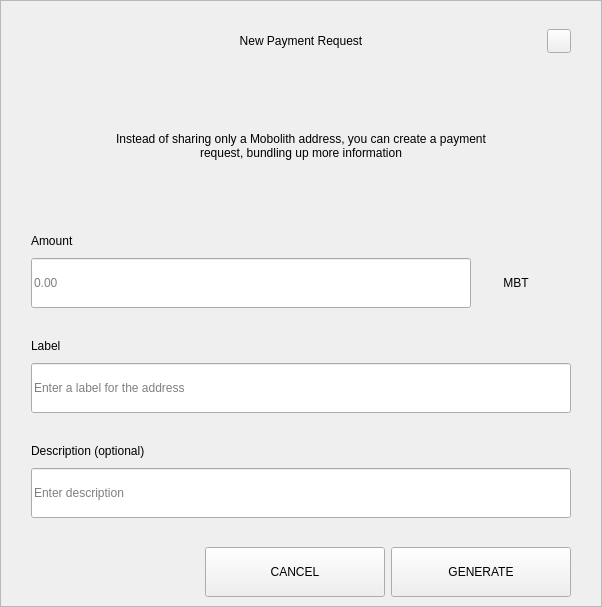
<?xml version="1.0" encoding="UTF-8"?>
<ui version="4.0">
 <class>RequestDialog</class>
 <widget class="QDialog" name="RequestDialog">
  <property name="geometry">
   <rect>
    <x>0</x>
    <y>0</y>
    <width>602</width>
    <height>607</height>
   </rect>
  </property>
  <property name="windowTitle">
   <string>Dialog</string>
  </property>
  <layout class="QVBoxLayout" name="verticalLayout_5">
   <property name="spacing">
    <number>0</number>
   </property>
   <property name="leftMargin">
    <number>0</number>
   </property>
   <property name="topMargin">
    <number>0</number>
   </property>
   <property name="rightMargin">
    <number>0</number>
   </property>
   <property name="bottomMargin">
    <number>0</number>
   </property>
   <item>
    <widget class="QFrame" name="frame">
     <property name="styleSheet">
      <string notr="true"/>
     </property>
     <property name="frameShape">
      <enum>QFrame::StyledPanel</enum>
     </property>
     <property name="frameShadow">
      <enum>QFrame::Raised</enum>
     </property>
     <layout class="QVBoxLayout" name="verticalLayout_4" stretch="1,0,0">
      <property name="spacing">
       <number>0</number>
      </property>
      <property name="leftMargin">
       <number>30</number>
      </property>
      <property name="topMargin">
       <number>20</number>
      </property>
      <property name="rightMargin">
       <number>30</number>
      </property>
      <property name="bottomMargin">
       <number>0</number>
      </property>
      <item>
       <layout class="QHBoxLayout" name="horizontalLayout_3">
        <property name="spacing">
         <number>0</number>
        </property>
        <item>
         <spacer name="horizontalSpacer_21">
          <property name="orientation">
           <enum>Qt::Horizontal</enum>
          </property>
          <property name="sizeHint" stdset="0">
           <size>
            <width>40</width>
            <height>20</height>
           </size>
          </property>
         </spacer>
        </item>
        <item>
         <widget class="QLabel" name="labelTitle">
          <property name="minimumSize">
           <size>
            <width>0</width>
            <height>40</height>
           </size>
          </property>
          <property name="maximumSize">
           <size>
            <width>16777215</width>
            <height>40</height>
           </size>
          </property>
          <property name="styleSheet">
           <string notr="true">padding-left:24px;</string>
          </property>
          <property name="text">
           <string>New Payment Request</string>
          </property>
          <property name="alignment">
           <set>Qt::AlignCenter</set>
          </property>
          <property name="margin">
           <number>7</number>
          </property>
         </widget>
        </item>
        <item>
         <spacer name="horizontalSpacer">
          <property name="orientation">
           <enum>Qt::Horizontal</enum>
          </property>
          <property name="sizeHint" stdset="0">
           <size>
            <width>40</width>
            <height>20</height>
           </size>
          </property>
         </spacer>
        </item>
        <item>
         <widget class="QPushButton" name="btnEsc">
          <property name="minimumSize">
           <size>
            <width>24</width>
            <height>24</height>
           </size>
          </property>
          <property name="maximumSize">
           <size>
            <width>24</width>
            <height>24</height>
           </size>
          </property>
          <property name="focusPolicy">
           <enum>Qt::NoFocus</enum>
          </property>
          <property name="text">
           <string/>
          </property>
         </widget>
        </item>
       </layout>
      </item>
      <item>
       <widget class="QStackedWidget" name="stack">
        <property name="minimumSize">
         <size>
          <width>540</width>
          <height>0</height>
         </size>
        </property>
        <property name="maximumSize">
         <size>
          <width>540</width>
          <height>16777215</height>
         </size>
        </property>
        <property name="currentIndex">
         <number>0</number>
        </property>
        <widget class="QWidget" name="page_1">
         <property name="minimumSize">
          <size>
           <width>540</width>
           <height>0</height>
          </size>
         </property>
         <property name="maximumSize">
          <size>
           <width>540</width>
           <height>16777215</height>
          </size>
         </property>
         <layout class="QVBoxLayout" name="layout1">
          <property name="spacing">
           <number>0</number>
          </property>
          <property name="leftMargin">
           <number>0</number>
          </property>
          <property name="topMargin">
           <number>0</number>
          </property>
          <property name="rightMargin">
           <number>0</number>
          </property>
          <property name="bottomMargin">
           <number>0</number>
          </property>
          <item>
           <spacer name="verticalSpacer_21">
            <property name="orientation">
             <enum>Qt::Vertical</enum>
            </property>
            <property name="sizeType">
             <enum>QSizePolicy::Fixed</enum>
            </property>
            <property name="sizeHint" stdset="0">
             <size>
              <width>20</width>
              <height>30</height>
             </size>
            </property>
           </spacer>
          </item>
          <item alignment="Qt::AlignHCenter">
           <widget class="QLabel" name="labelMessage">
            <property name="minimumSize">
             <size>
              <width>400</width>
              <height>50</height>
             </size>
            </property>
            <property name="text">
             <string>Instead of sharing only a Mobolith address, you can create a payment request, bundling up more information</string>
            </property>
            <property name="alignment">
             <set>Qt::AlignCenter</set>
            </property>
            <property name="wordWrap">
             <bool>true</bool>
            </property>
           </widget>
          </item>
          <item alignment="Qt::AlignBottom">
           <widget class="QWidget" name="containerAmount" native="true">
            <layout class="QVBoxLayout" name="verticalLayout">
             <property name="spacing">
              <number>9</number>
             </property>
             <property name="leftMargin">
              <number>0</number>
             </property>
             <property name="topMargin">
              <number>0</number>
             </property>
             <property name="rightMargin">
              <number>0</number>
             </property>
             <property name="bottomMargin">
              <number>0</number>
             </property>
             <item>
              <widget class="QLabel" name="labelSubtitleAmount">
               <property name="minimumSize">
                <size>
                 <width>350</width>
                 <height>16</height>
                </size>
               </property>
               <property name="maximumSize">
                <size>
                 <width>16777215</width>
                 <height>16</height>
                </size>
               </property>
               <property name="text">
                <string>Amount</string>
               </property>
              </widget>
             </item>
             <item alignment="Qt::AlignTop">
              <widget class="QWidget" name="layoutAmount" native="true">
               <layout class="QHBoxLayout" name="horizontalLayout" stretch="2,0">
                <property name="spacing">
                 <number>0</number>
                </property>
                <property name="leftMargin">
                 <number>0</number>
                </property>
                <property name="topMargin">
                 <number>0</number>
                </property>
                <property name="rightMargin">
                 <number>0</number>
                </property>
                <property name="bottomMargin">
                 <number>0</number>
                </property>
                <item>
                 <widget class="QLineEdit" name="lineEditAmount">
                  <property name="minimumSize">
                   <size>
                    <width>0</width>
                    <height>50</height>
                   </size>
                  </property>
                  <property name="maximumSize">
                   <size>
                    <width>16777215</width>
                    <height>50</height>
                   </size>
                  </property>
                  <property name="placeholderText">
                   <string notr="true">0.00</string>
                  </property>
                 </widget>
                </item>
                <item>
                 <widget class="QWidget" name="comboContainer" native="true">
                  <property name="minimumSize">
                   <size>
                    <width>100</width>
                    <height>50</height>
                   </size>
                  </property>
                  <property name="maximumSize">
                   <size>
                    <width>16777215</width>
                    <height>50</height>
                   </size>
                  </property>
                  <layout class="QHBoxLayout" name="horizontalLayout_31">
                   <property name="spacing">
                    <number>0</number>
                   </property>
                   <property name="leftMargin">
                    <number>0</number>
                   </property>
                   <property name="topMargin">
                    <number>0</number>
                   </property>
                   <property name="rightMargin">
                    <number>10</number>
                   </property>
                   <property name="bottomMargin">
                    <number>0</number>
                   </property>
                   <item>
                    <widget class="QLabel" name="comboBoxCoin">
                     <property name="text">
                      <string>MBT</string>
                     </property>
                     <property name="alignment">
                      <set>Qt::AlignCenter</set>
                     </property>
                    </widget>
                   </item>
                  </layout>
                 </widget>
                </item>
               </layout>
              </widget>
             </item>
            </layout>
           </widget>
          </item>
          <item>
           <spacer name="verticalSpacer_31">
            <property name="orientation">
             <enum>Qt::Vertical</enum>
            </property>
            <property name="sizeType">
             <enum>QSizePolicy::Fixed</enum>
            </property>
            <property name="sizeHint" stdset="0">
             <size>
              <width>20</width>
              <height>30</height>
             </size>
            </property>
           </spacer>
          </item>
          <item>
           <layout class="QVBoxLayout" name="verticalLayoutLabel">
            <property name="spacing">
             <number>9</number>
            </property>
            <item>
             <widget class="QLabel" name="labelSubtitleLabel">
              <property name="minimumSize">
               <size>
                <width>0</width>
                <height>16</height>
               </size>
              </property>
              <property name="maximumSize">
               <size>
                <width>16777215</width>
                <height>16</height>
               </size>
              </property>
              <property name="text">
               <string>Label</string>
              </property>
             </widget>
            </item>
            <item>
             <widget class="QLineEdit" name="lineEditLabel">
              <property name="minimumSize">
               <size>
                <width>0</width>
                <height>50</height>
               </size>
              </property>
              <property name="maximumSize">
               <size>
                <width>16777215</width>
                <height>50</height>
               </size>
              </property>
              <property name="placeholderText">
               <string>Enter a label for the address</string>
              </property>
             </widget>
            </item>
           </layout>
          </item>
          <item>
           <spacer name="verticalSpacer_34">
            <property name="orientation">
             <enum>Qt::Vertical</enum>
            </property>
            <property name="sizeType">
             <enum>QSizePolicy::Fixed</enum>
            </property>
            <property name="sizeHint" stdset="0">
             <size>
              <width>20</width>
              <height>30</height>
             </size>
            </property>
           </spacer>
          </item>
          <item>
           <layout class="QVBoxLayout" name="verticalLayoutDescription">
            <property name="spacing">
             <number>9</number>
            </property>
            <item>
             <widget class="QLabel" name="labelSubtitleDescription">
              <property name="minimumSize">
               <size>
                <width>0</width>
                <height>16</height>
               </size>
              </property>
              <property name="maximumSize">
               <size>
                <width>16777215</width>
                <height>16</height>
               </size>
              </property>
              <property name="text">
               <string>Description (optional)</string>
              </property>
             </widget>
            </item>
            <item>
             <widget class="QLineEdit" name="lineEditDescription">
              <property name="minimumSize">
               <size>
                <width>0</width>
                <height>50</height>
               </size>
              </property>
              <property name="maximumSize">
               <size>
                <width>16777215</width>
                <height>50</height>
               </size>
              </property>
              <property name="placeholderText">
               <string>Enter description</string>
              </property>
             </widget>
            </item>
            <item>
             <spacer name="verticalSpacer_4">
              <property name="orientation">
               <enum>Qt::Vertical</enum>
              </property>
              <property name="sizeType">
               <enum>QSizePolicy::Fixed</enum>
              </property>
              <property name="sizeHint" stdset="0">
               <size>
                <width>20</width>
                <height>20</height>
               </size>
              </property>
             </spacer>
            </item>
           </layout>
          </item>
         </layout>
        </widget>
        <widget class="QWidget" name="page_2">
         <layout class="QVBoxLayout" name="layout2">
          <item>
           <spacer name="verticalSpacer_5">
            <property name="orientation">
             <enum>Qt::Vertical</enum>
            </property>
            <property name="sizeType">
             <enum>QSizePolicy::Fixed</enum>
            </property>
            <property name="sizeHint" stdset="0">
             <size>
              <width>20</width>
              <height>50</height>
             </size>
            </property>
           </spacer>
          </item>
          <item alignment="Qt::AlignHCenter">
           <widget class="QLabel" name="labelQrImg">
            <property name="minimumSize">
             <size>
              <width>260</width>
              <height>260</height>
             </size>
            </property>
            <property name="maximumSize">
             <size>
              <width>260</width>
              <height>260</height>
             </size>
            </property>
            <property name="text">
             <string/>
            </property>
            <property name="alignment">
             <set>Qt::AlignCenter</set>
            </property>
           </widget>
          </item>
          <item>
           <spacer name="verticalSpacer_2">
            <property name="orientation">
             <enum>Qt::Vertical</enum>
            </property>
            <property name="sizeType">
             <enum>QSizePolicy::Fixed</enum>
            </property>
            <property name="sizeHint" stdset="0">
             <size>
              <width>20</width>
              <height>30</height>
             </size>
            </property>
           </spacer>
          </item>
          <item alignment="Qt::AlignHCenter">
           <widget class="QLabel" name="labelAddress">
            <property name="text">
             <string>D7VFR83SQbiezrW72hjcWJtcfip5krte2Z </string>
            </property>
           </widget>
          </item>
          <item>
           <spacer name="verticalSpacer_32">
            <property name="orientation">
             <enum>Qt::Vertical</enum>
            </property>
            <property name="sizeType">
             <enum>QSizePolicy::Expanding</enum>
            </property>
            <property name="sizeHint" stdset="0">
             <size>
              <width>20</width>
              <height>20</height>
             </size>
            </property>
           </spacer>
          </item>
          <item>
           <layout class="QHBoxLayout" name="horizontal">
            <property name="leftMargin">
             <number>20</number>
            </property>
            <property name="rightMargin">
             <number>20</number>
            </property>
            <property name="bottomMargin">
             <number>20</number>
            </property>
            <item>
             <spacer name="horizontalSpacer_4">
              <property name="orientation">
               <enum>Qt::Horizontal</enum>
              </property>
              <property name="sizeHint" stdset="0">
               <size>
                <width>40</width>
                <height>20</height>
               </size>
              </property>
             </spacer>
            </item>
            <item>
             <widget class="QPushButton" name="btnCopyAddress">
              <property name="minimumSize">
               <size>
                <width>180</width>
                <height>50</height>
               </size>
              </property>
              <property name="text">
               <string>COPY ADDRESS</string>
              </property>
             </widget>
            </item>
            <item>
             <widget class="QPushButton" name="btnCopyUrl">
              <property name="minimumSize">
               <size>
                <width>180</width>
                <height>50</height>
               </size>
              </property>
              <property name="text">
               <string>COPY URL</string>
              </property>
             </widget>
            </item>
            <item>
             <spacer name="horizontalSpacer_2">
              <property name="orientation">
               <enum>Qt::Horizontal</enum>
              </property>
              <property name="sizeHint" stdset="0">
               <size>
                <width>40</width>
                <height>20</height>
               </size>
              </property>
             </spacer>
            </item>
           </layout>
          </item>
         </layout>
        </widget>
       </widget>
      </item>
      <item>
       <widget class="QWidget" name="buttonsStack" native="true">
        <layout class="QHBoxLayout" name="horizontalLayout_5">
         <property name="leftMargin">
          <number>20</number>
         </property>
         <property name="rightMargin">
          <number>0</number>
         </property>
         <item>
          <spacer name="horizontalSpacer_41">
           <property name="orientation">
            <enum>Qt::Horizontal</enum>
           </property>
           <property name="sizeHint" stdset="0">
            <size>
             <width>40</width>
             <height>20</height>
            </size>
           </property>
          </spacer>
         </item>
         <item>
          <widget class="QPushButton" name="btnCancel">
           <property name="minimumSize">
            <size>
             <width>180</width>
             <height>50</height>
            </size>
           </property>
           <property name="focusPolicy">
            <enum>Qt::NoFocus</enum>
           </property>
           <property name="text">
            <string>CANCEL</string>
           </property>
          </widget>
         </item>
         <item>
          <widget class="QPushButton" name="btnSave">
           <property name="minimumSize">
            <size>
             <width>180</width>
             <height>50</height>
            </size>
           </property>
           <property name="focusPolicy">
            <enum>Qt::NoFocus</enum>
           </property>
           <property name="text">
            <string>GENERATE</string>
           </property>
          </widget>
         </item>
        </layout>
       </widget>
      </item>
     </layout>
    </widget>
   </item>
  </layout>
 </widget>
 <resources/>
 <connections/>
</ui>
